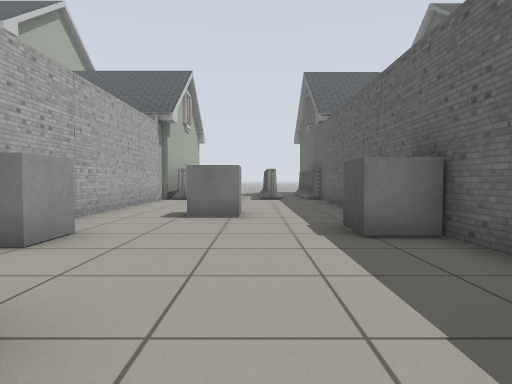
View 1 (above)

16 first-person views from a walk through a Gazebo world. The camera is 0.72 m above the floor, tilts 2° down and sees 75° across. The lines on the ground mark 1 m squares. The floor is counted in squares, 1 m on a side. Each view is taken from the middle of a square. On the plan, view 1 faces up. The plan holds only what a view shows up to about 10 squares ahead; the rest is blank. The place goes on beyond the plan. Some stock models are drawn as simple stand-ins. Some surface patterns are stand-ins.

View 2
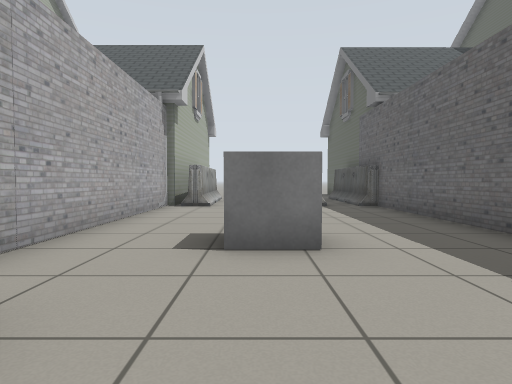

View 3
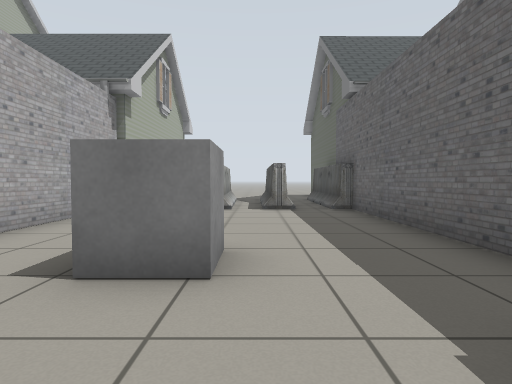

View 4
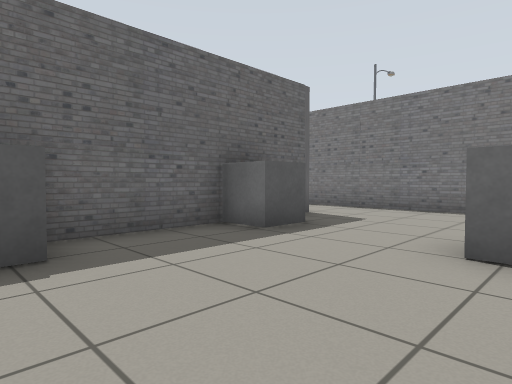

View 5
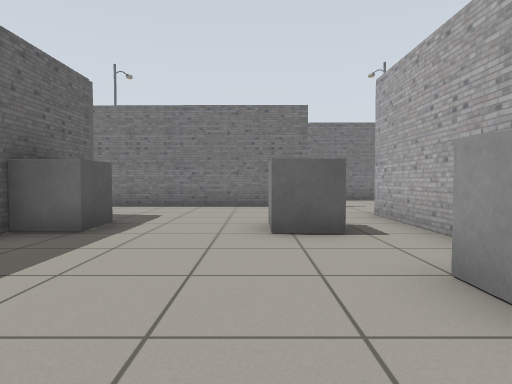

View 6
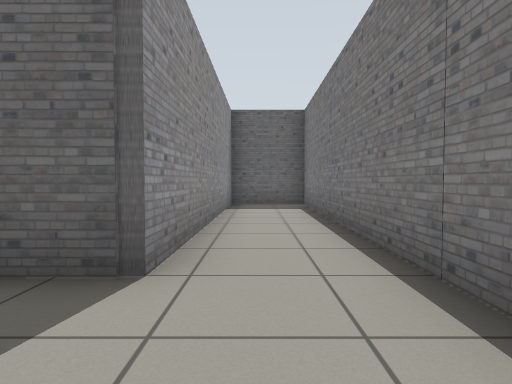

View 7
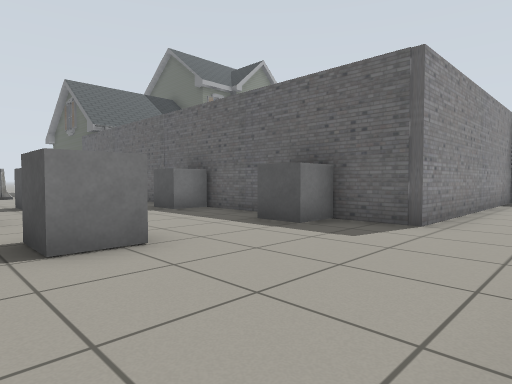

View 8
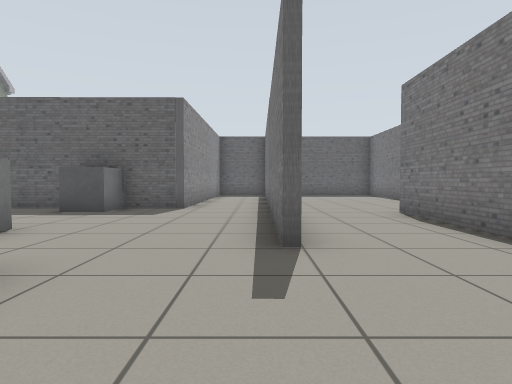

View 9
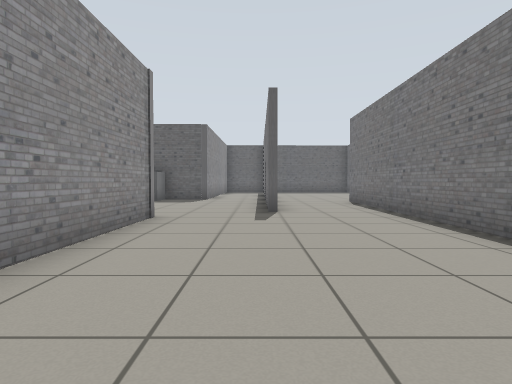

View 10
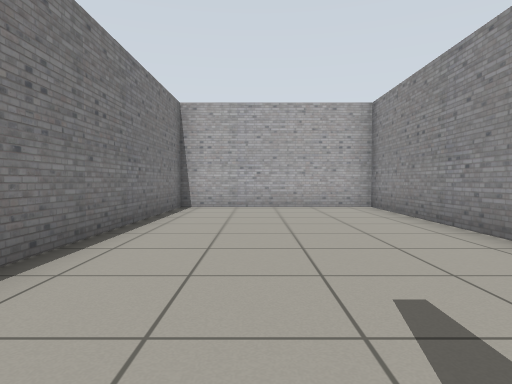

View 11
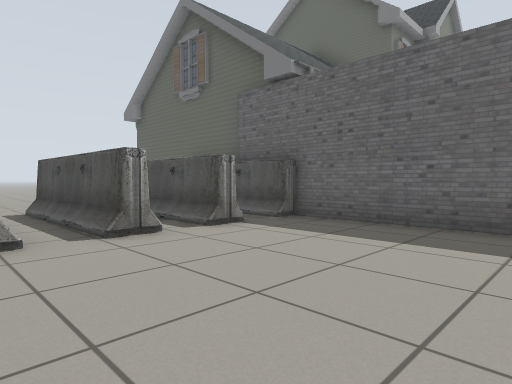

View 12
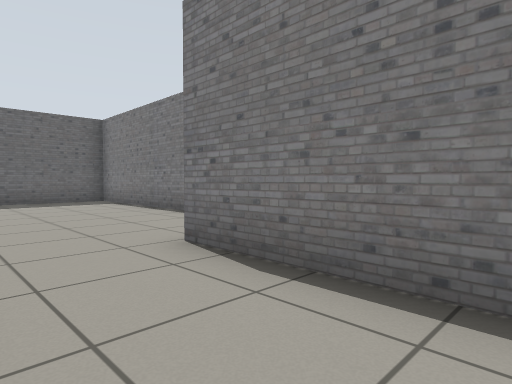

View 13
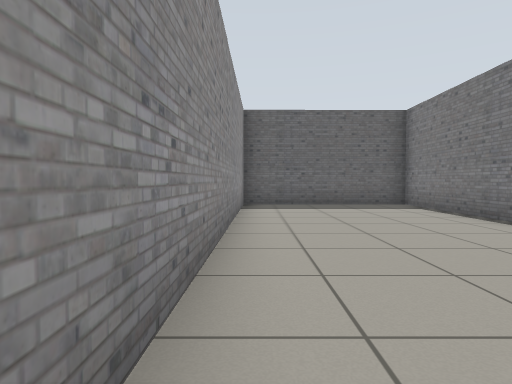

View 14
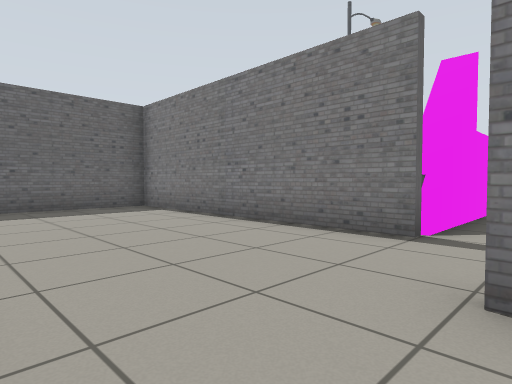

View 15
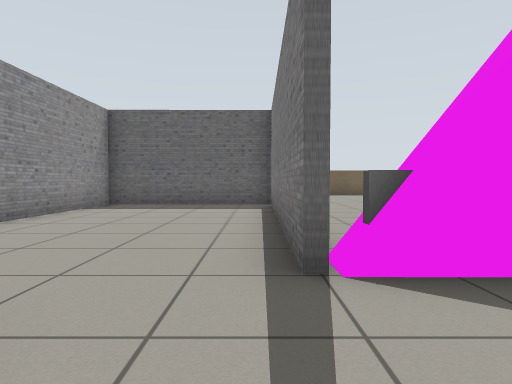

View 16
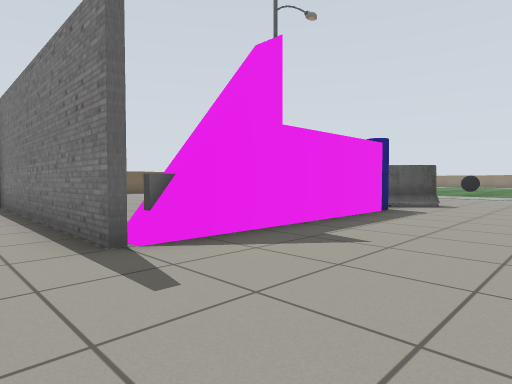

### Floor plan
Key: @ floor where view 1 was taken; # wall or solid block; . floor; B grey box; A barrier; H house; M magenta block; O other object.
Columns run from 11 left of view 1 to 10 right of it. Each row starts with its distance up from view 1.
 14         A.AA AA
 13         A.AA AH
 12        OA.A.AA
 11        #.....#
 10        #.....#
  9        #.....#
  8        #.....#
  7        #..B..#
  6        #.....#
  5        #.....B
  4        #B....B
  3        #.....#
  2        #.....#
  1        #.BB..B
  0        #...@.B#
 -1 ########......########
 -2 #....................#
 -3 #........#############
 -4 #....................#
 -5 #....................#
 -6 #############........#
 -7           ...........#
 -8           ....########
 -9           ....#...
-10           ....M .....
-11           ....M   ...
-12            ...M
-13            ...M
-14            ...M
-15            ...M
-16            ...A
-17            ..AA
-18             ..

Where each view was taken, in squares from view 1:
view 1: 0 up, 0 right, facing up
view 2: 3 up, 1 left, facing up
view 3: 4 up, 0 right, facing up
view 4: 5 up, 2 left, facing down-right
view 5: 6 up, 1 left, facing down
view 6: 2 down, 0 right, facing right
view 7: 3 down, 3 left, facing up-right
view 8: 3 down, 6 left, facing right
view 9: 3 down, 10 left, facing right
view 10: 4 down, 2 left, facing left
view 11: 8 up, 3 left, facing up-right
view 12: 4 down, 2 left, facing down-right
view 13: 4 down, 0 right, facing right
view 14: 4 down, 1 right, facing down-right
view 15: 8 down, 0 right, facing right
view 16: 7 down, 1 left, facing down-right
